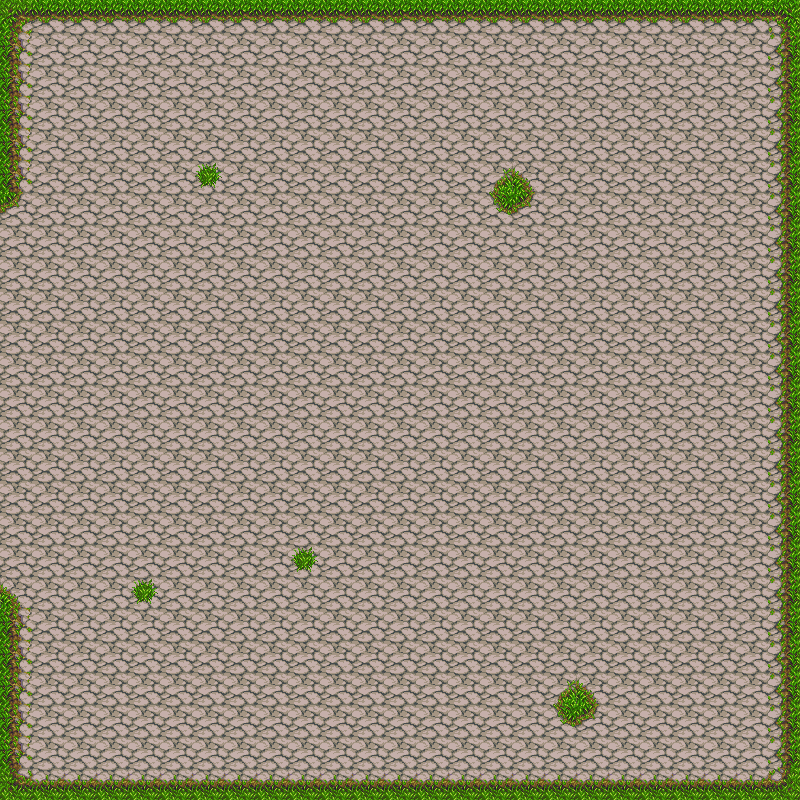

Tiled map render using the project's own tile images. Description and the map definition, with tile-layer contents summarised, below:
An orthogonal 25x25 tile map with 32x32 px tiles, 1 tile layer (Capa de Patrones 1).

<map version="1.0" tiledversion="2017.07.26" orientation="orthogonal" renderorder="right-down" width="25" height="25" tilewidth="32" tileheight="32" nextobjectid="1">
 <tileset name="conjuntotsx" tilewidth="32" tileheight="32" tilecount="256" columns="16">
 <image source="PathAndObjects.png" width="512" height="512" />
</tileset>
 <layer name="Capa de Patrones 1" width="25" height="25">
  <data>[625 cells, 625 non-empty, 14 distinct tile ids]</data>
 </layer>
</map>
